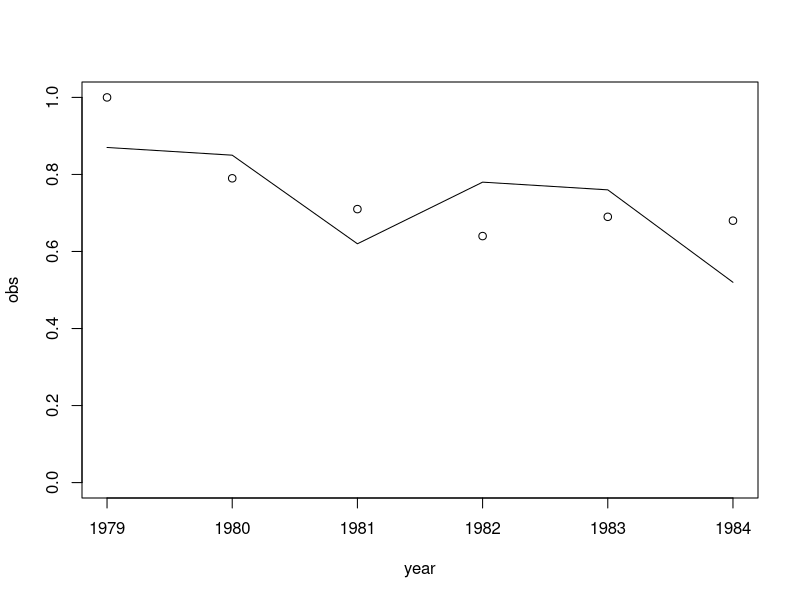

Source code (R):
# Calculate sigma for CPUE using maximum likelihood

get_sigma <- function(x)
{
  obs <- x$obs
  fit <- x$fit
  rss <- sum((log(fit) - log(obs))^2)
  sigma <- sqrt(rss / length(obs))
  sigma
}

cpue <- read.csv("cpue.csv")
plot(obs~year, cpue, ylim=c(0,1))
lines(fit~year, cpue)

get_sigma(cpue)
